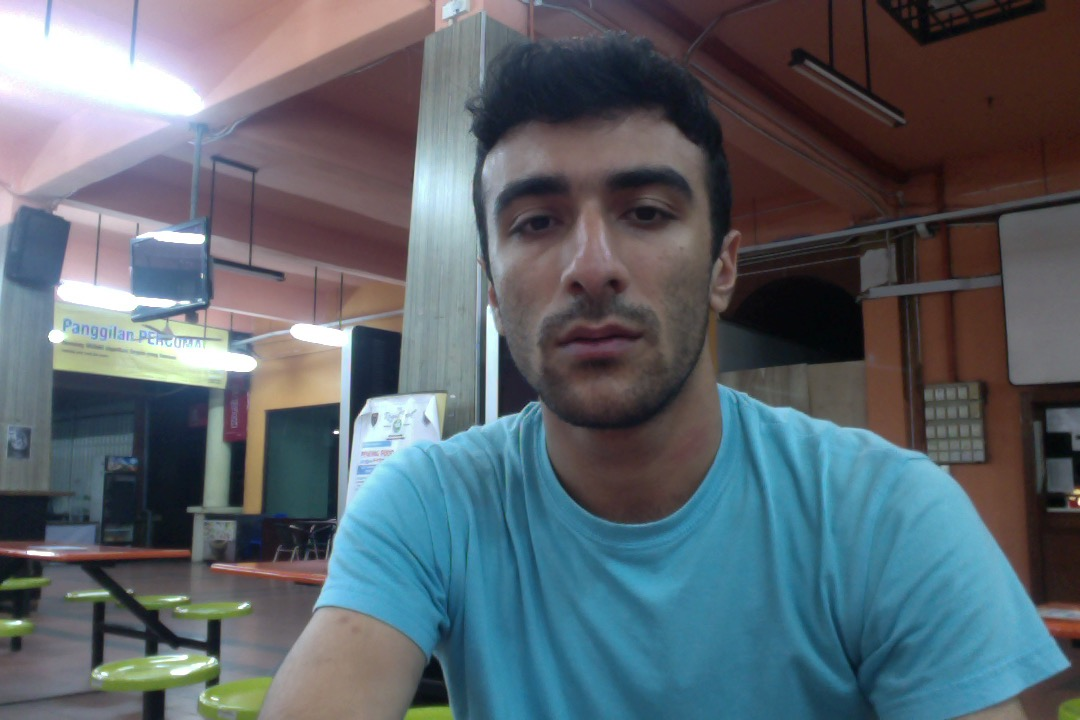
#> input picture sina.jpg, 1080 x 720 px
$ python sina.py
#> lines starting #> are read from the running program, lines starting #| are printed output that depends on the picture
import cv2
import matplotlib.pyplot as plt
import numpy as np

img = cv2.imread('sina.jpg', cv2.IMREAD_GRAYSCALE)
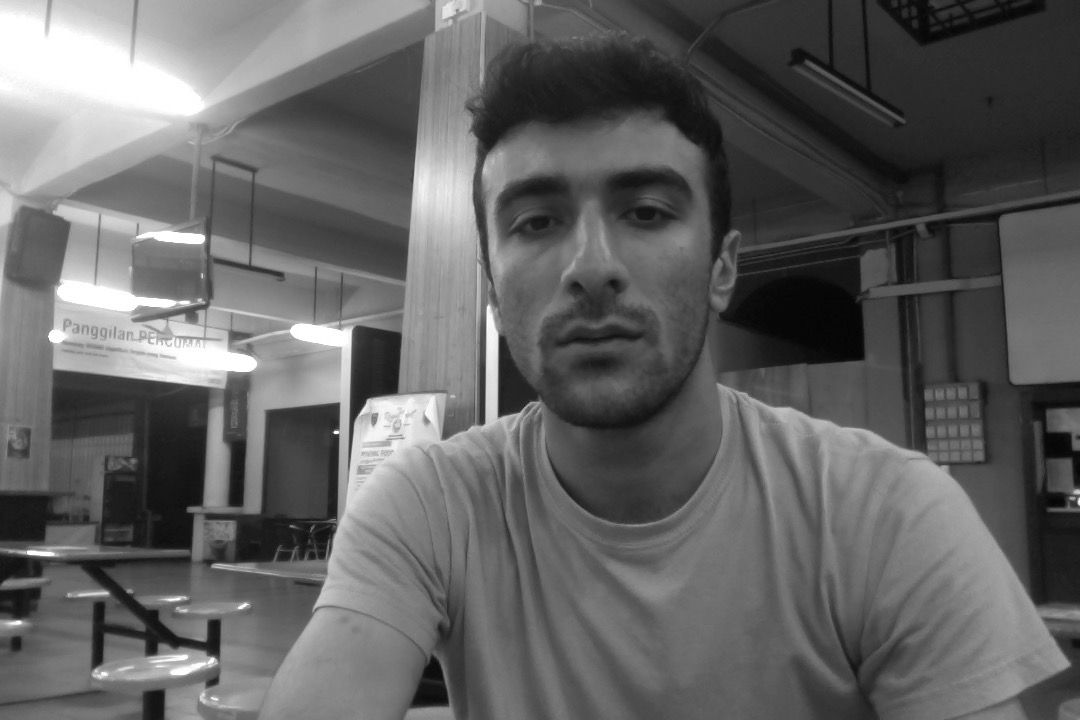
#> img: shape (720, 1080); min 2, max 255, mean 99

# cv2.imshow('image', img)
# cv2.waitKey(0)
# cv2.destroyAllWindows()
